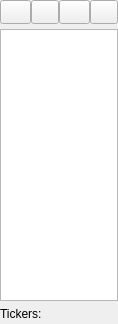
<?xml version="1.0" encoding="UTF-8"?>
<ui version="4.0">
 <class>List</class>
 <widget class="QWidget" name="List">
  <property name="geometry">
   <rect>
    <x>0</x>
    <y>0</y>
    <width>118</width>
    <height>324</height>
   </rect>
  </property>
  <layout class="QGridLayout" name="gridLayout">
   <property name="margin">
    <number>0</number>
   </property>
   <property name="spacing">
    <number>0</number>
   </property>
   <item row="0" column="0" colspan="3">
    <layout class="QHBoxLayout" name="horizontalLayout">
     <property name="spacing">
      <number>0</number>
     </property>
     <item>
      <widget class="QPushButton" name="pushClear">
       <property name="minimumSize">
        <size>
         <width>28</width>
         <height>24</height>
        </size>
       </property>
       <property name="toolTip">
        <string>Clear list</string>
       </property>
       <property name="icon">
        <iconset resource="tht.qrc">
         <normaloff>:/images/clear.png</normaloff>:/images/clear.png</iconset>
       </property>
      </widget>
     </item>
     <item>
      <widget class="QToolButton" name="pushAdd">
       <property name="minimumSize">
        <size>
         <width>28</width>
         <height>24</height>
        </size>
       </property>
       <property name="toolTip">
        <string>Add tickers</string>
       </property>
       <property name="icon">
        <iconset resource="tht.qrc">
         <normaloff>:/images/add.png</normaloff>:/images/add.png</iconset>
       </property>
       <property name="popupMode">
        <enum>QToolButton::InstantPopup</enum>
       </property>
      </widget>
     </item>
     <item>
      <widget class="QPushButton" name="pushSave">
       <property name="minimumSize">
        <size>
         <width>28</width>
         <height>24</height>
        </size>
       </property>
       <property name="toolTip">
        <string>Save tickers</string>
       </property>
       <property name="icon">
        <iconset resource="tht.qrc">
         <normaloff>:/images/save.png</normaloff>:/images/save.png</iconset>
       </property>
      </widget>
     </item>
     <item>
      <widget class="QToolButton" name="pushSaveAs">
       <property name="minimumSize">
        <size>
         <width>28</width>
         <height>24</height>
        </size>
       </property>
       <property name="toolTip">
        <string>Export tickers</string>
       </property>
       <property name="icon">
        <iconset resource="tht.qrc">
         <normaloff>:/images/export.png</normaloff>:/images/export.png</iconset>
       </property>
       <property name="popupMode">
        <enum>QToolButton::InstantPopup</enum>
       </property>
      </widget>
     </item>
     <item>
      <spacer name="horizontalSpacer">
       <property name="orientation">
        <enum>Qt::Horizontal</enum>
       </property>
       <property name="sizeHint" stdset="0">
        <size>
         <width>0</width>
         <height>20</height>
        </size>
       </property>
      </spacer>
     </item>
    </layout>
   </item>
   <item row="4" column="0" colspan="3">
    <widget class="QListWidget" name="list"/>
   </item>
   <item row="6" column="0">
    <widget class="QLabel" name="label">
     <property name="text">
      <string>Tickers:</string>
     </property>
    </widget>
   </item>
   <item row="6" column="2">
    <widget class="QLabel" name="labelElements">
     <property name="sizePolicy">
      <sizepolicy hsizetype="MinimumExpanding" vsizetype="Preferred">
       <horstretch>0</horstretch>
       <verstretch>0</verstretch>
      </sizepolicy>
     </property>
    </widget>
   </item>
   <item row="5" column="2">
    <spacer name="verticalSpacer">
     <property name="orientation">
      <enum>Qt::Vertical</enum>
     </property>
     <property name="sizeType">
      <enum>QSizePolicy::Fixed</enum>
     </property>
     <property name="sizeHint" stdset="0">
      <size>
       <width>20</width>
       <height>3</height>
      </size>
     </property>
    </spacer>
   </item>
   <item row="6" column="1">
    <spacer name="horizontalSpacer_2">
     <property name="orientation">
      <enum>Qt::Horizontal</enum>
     </property>
     <property name="sizeType">
      <enum>QSizePolicy::Fixed</enum>
     </property>
     <property name="sizeHint" stdset="0">
      <size>
       <width>4</width>
       <height>20</height>
      </size>
     </property>
    </spacer>
   </item>
   <item row="1" column="0">
    <spacer name="verticalSpacer_2">
     <property name="orientation">
      <enum>Qt::Vertical</enum>
     </property>
     <property name="sizeType">
      <enum>QSizePolicy::Fixed</enum>
     </property>
     <property name="sizeHint" stdset="0">
      <size>
       <width>20</width>
       <height>1</height>
      </size>
     </property>
    </spacer>
   </item>
   <item row="2" column="0" colspan="3">
    <widget class="QLabel" name="labelUnsaved">
     <property name="sizePolicy">
      <sizepolicy hsizetype="Preferred" vsizetype="Fixed">
       <horstretch>0</horstretch>
       <verstretch>0</verstretch>
      </sizepolicy>
     </property>
     <property name="minimumSize">
      <size>
       <width>0</width>
       <height>3</height>
      </size>
     </property>
     <property name="maximumSize">
      <size>
       <width>16777215</width>
       <height>3</height>
      </size>
     </property>
     <property name="autoFillBackground">
      <bool>true</bool>
     </property>
    </widget>
   </item>
   <item row="3" column="0">
    <spacer name="verticalSpacer_3">
     <property name="orientation">
      <enum>Qt::Vertical</enum>
     </property>
     <property name="sizeType">
      <enum>QSizePolicy::Fixed</enum>
     </property>
     <property name="sizeHint" stdset="0">
      <size>
       <width>20</width>
       <height>1</height>
      </size>
     </property>
    </spacer>
   </item>
  </layout>
 </widget>
 <tabstops>
  <tabstop>pushClear</tabstop>
  <tabstop>pushAdd</tabstop>
  <tabstop>pushSave</tabstop>
  <tabstop>pushSaveAs</tabstop>
  <tabstop>list</tabstop>
 </tabstops>
 <resources>
  <include location="tht.qrc"/>
 </resources>
 <connections>
  <connection>
   <sender>list</sender>
   <signal>itemSelectionChanged()</signal>
   <receiver>List</receiver>
   <slot>slotSelectedItemChanged()</slot>
   <hints>
    <hint type="sourcelabel">
     <x>71</x>
     <y>177</y>
    </hint>
    <hint type="destinationlabel">
     <x>300</x>
     <y>189</y>
    </hint>
   </hints>
  </connection>
  <connection>
   <sender>pushSave</sender>
   <signal>clicked()</signal>
   <receiver>List</receiver>
   <slot>slotSave()</slot>
   <hints>
    <hint type="sourcelabel">
     <x>75</x>
     <y>17</y>
    </hint>
    <hint type="destinationlabel">
     <x>277</x>
     <y>115</y>
    </hint>
   </hints>
  </connection>
  <connection>
   <sender>pushClear</sender>
   <signal>clicked()</signal>
   <receiver>List</receiver>
   <slot>clear()</slot>
   <hints>
    <hint type="sourcelabel">
     <x>16</x>
     <y>15</y>
    </hint>
    <hint type="destinationlabel">
     <x>185</x>
     <y>227</y>
    </hint>
   </hints>
  </connection>
 </connections>
 <slots>
  <slot>clear()</slot>
  <slot>slotSelectedItemChanged()</slot>
  <slot>slotSave()</slot>
 </slots>
</ui>
